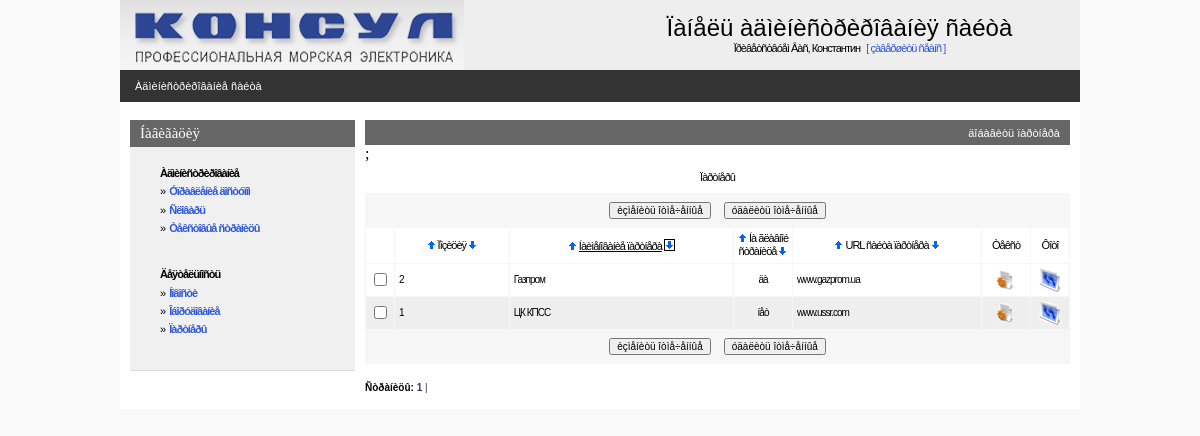
/admin/partnerpage.php (signed in), run on an earlier commit of the app's database.
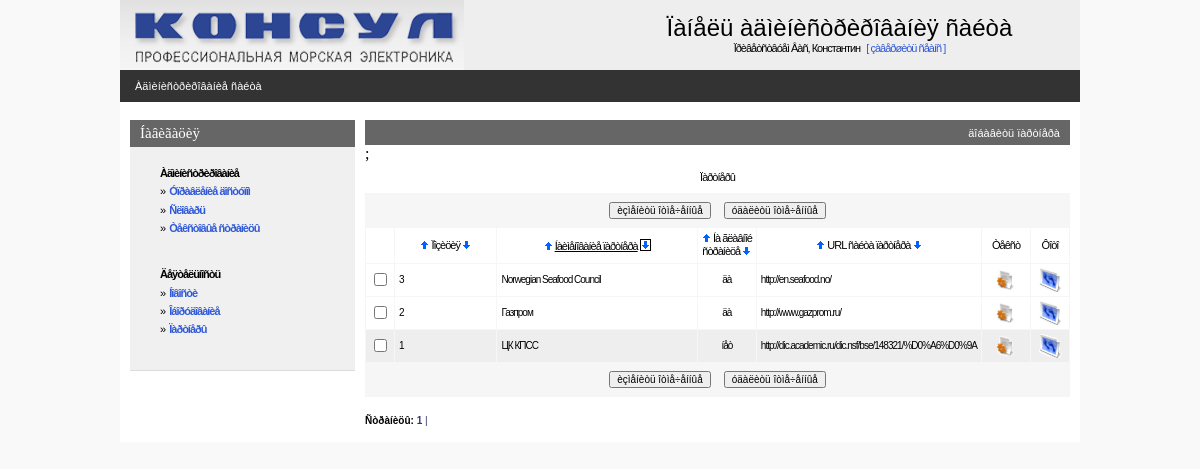
And on a later commit of the database.
### tables this page shows
CREATE TABLE IF NOT EXISTS `consul_partner` (
  `partner_code` int(11) NOT NULL AUTO_INCREMENT,
  `partner_pos` int(11) NOT NULL DEFAULT '0',
  `partner_onmain` int(1) NOT NULL DEFAULT '1',
  `page_code` int(11) NOT NULL DEFAULT '0',
  `partner_url` varchar(255) DEFAULT NULL,
  PRIMARY KEY (`partner_code`)
);

CREATE TABLE IF NOT EXISTS `consul_page` (
  `page_code` int(11) NOT NULL AUTO_INCREMENT,
  `page_name` varchar(255) NOT NULL,
  `page_active` tinyint(1) NOT NULL DEFAULT '0',
  `page_url` varchar(255) DEFAULT NULL,
  `page_type` varchar(10) NOT NULL DEFAULT 'static',
  PRIMARY KEY (`page_code`)
);

### admin/inc/session.php (called while the page is built, shortened)
<?php
   $REGUSER["code"]=$_SESSION["REGUSER"]["code"];
   $REGUSER["name"]=$_SESSION["REGUSER"]["name"];
   $REGUSER["login"]=$_SESSION["REGUSER"]["login"];
   $REGUSER["pass"]=$_SESSION["REGUSER"]["pass"];
   $REGUSER["email"]=$_SESSION["REGUSER"]["email"];
   $REGUSER["radmin"]=$_SESSION["REGUSER"]["radmin"];
   $REGUSER["rtext"]=$_SESSION["REGUSER"]["rtext"];
   $REGUSER["rnews"]=$_SESSION["REGUSER"]["rnews"];
   $REGUSER["requipment"]=$_SESSION["REGUSER"]["requipment"];
   $REGUSER["rpartner"]=$_SESSION["REGUSER"]["rpartner"];
?>

### admin/inc/connect.php (called while the page is built, shortened)
<?php
    $PHP_SELF=$_SERVER['PHP_SELF'];
?>

### admin/inc/const.php (called while the page is built, shortened)
<?php
    $PREFFIX="consul";
?>

### admin/partnerpage.php (the view, shortened to what this page needs)
<?php
include("inc/settings.php");
$per_page=30;
if(!($sortby)) $sortby='page_name'; else {$sortby=explode(" ",$sortby);$sortby=$sortby[0];}
if(!isset($sortdir)) {$sortdir="1";$realsortdir="ASC"; }
else
{
 if($sortdir==0) {$realsortdir="DESC";} else {$sortdir=1;$realsortdir="ASC";}
}
$mainquery="SELECT
				{$PREFFIX}_partner.partner_code,
				{$PREFFIX}_partner.partner_pos,
				{$PREFFIX}_partner.partner_url,
				{$PREFFIX}_page.page_code,
				{$PREFFIX}_page.page_name,
				{$PREFFIX}_partner.partner_onmain
			FROM
			{$PREFFIX}_partner
			INNER JOIN {$PREFFIX}_page ON {$PREFFIX}_partner.page_code = {$PREFFIX}_page.page_code
			order by $sortby $realsortdir";
?>
<? include ("inc/head.php"); ?>
<BODY>
<center>
<div class=mainbody>
<? include("inc/top.php");?>
<table Border=0 CellSpacing=0 CellPadding=0 width=100%>
  <tr><td class=pageline>
     <div class=wmiddletext><a href="main.php">Àäìèíèñòðèðîâàíèå ñàéòà</a> </div>
  </td></tr>
</table>
<table Border=0 CellSpacing=0 CellPadding=0 class=mainbody>
 <tr valign=top>
  <td width=10></td>
  <? include("inc/leftmenu.php"); ?>
  <td width=10></td>
  <td>
<?php
echo"<form name='data' action=$PHP_SELF method=POST>";
?>
<table class=grayhead Border=0 CellSpacing=0 CellPadding=0 >
 <tr class=normaltext>
  <td align=right class=wmiddletext><a class=submenu onclick="displayform(this,'äîáàâèòü ïàðòíåðà')">äîáàâèòü ïàðòíåðà</a></td>
 </tr>
</table>
<table Border=0 CellSpacing=0 class=pagebluetable CellPadding=0 >
<tr><td class=lmenutext height=30 bgcolor=#ffffff align="center"> Ïàðòíåðû </td></tr>;
</table>
<table Border=0 CellSpacing=0 class=pagebluetable CellPadding=0>
 <tr><td>
 <center>
 <table>
 <tr height=30 >
   <td><input type=button onClick=Send('U') value='èçìåíèòü îòìå÷åííûå' class=smalltext></td>
   <td width=5></td>
   <td><input type=button onClick=ConfirmSend('D') value='óäàëèòü îòìå÷åííûå'  class=smalltext></td>
 </tr>
 </table>
 </td></tr>
</table>
<center>
<table Border=0 CellSpacing=1 class=bluetable CellPadding=4 width=100%>
  <tr class=lmenutext height=20 align=center bgcolor=#ffffff>
    <td width=20>&nbsp;</td>
    <td><?=SortTitle("Ïîçèöèÿ","partner_pos",$sortby,$sortdir);?></td>
    <td><?=SortTitle("Íàèìåíîâàíèå ïàðòíåðà","page_name",$sortby,$sortdir);?></td>
    <td width="50"><?=SortTitle("Íà ãëàâíîé ñòðàíèöå","partner_onmain",$sortby,$sortdir);?></td>
    <td width="180"><?=SortTitle("URL ñàéòà ïàðòíåðà","partner_URL",$sortby,$sortdir);?></td>
     <td width=40>Òåêñò</td>
    <td width=30>Ôîòî</td>
<?php
$res=mysql_query ($mainquery) or die ("Íå ìîãó âûáðàòü ýëåìåíòû êàòàëîãà. Îøèáêà â çàïðîñå. <BR>".$mainquery);
$num_rows=mysql_num_rows($res);
  if($num_rows)
  {
      $page_quant=ceil($num_rows / $per_page);
      $start_pos=$curr_page*$per_page;
      if ($start_pos+$per_page<$num_rows) $end_pos=$start_pos+$per_page;
         else $end_pos=$num_rows;
      for ($x=$start_pos; $x<$end_pos; $x++)
      {
         list($partner_code,$partner_pos,$partner_url,$page_code, $page_name, $partner_onmain)=mysql_fetch_array($res);
         $checkname=$page_code;
         if($partner_onmain) {$partner_onmain="äà";$bg="#FFFFFF";} else {$partner_onmain="íåò";$bg="#EEEEEE";}
         echo"<tr class=edittabletext height=24 bgcolor=$bg>";
         echo"<TD width=20 align=center ><input type='checkbox' name=\"C#$checkname\" id=\"C#$checkname\"></TD>";
         echo"<TD align=left class=smalltext ondblclick='change_line(\"$checkname\",\"F#$checkname#partner_pos#string\");' id=\"F#$checkname#partner_pos#string\">".Show($partner_pos)."</TD>\n";
         echo"<TD align=left class=smalltext ondblclick='change_line(\"$checkname\",\"F#$checkname#page_name#string\");' id=\"F#$checkname#page_name#string\">".Show($page_name)."</TD>\n";
         echo"<TD class=smalltext align=center  ondblclick='change_yes_no(\"$checkname\",\"F#$checkname#partner_onmain#int\");' id=\"F#$checkname#partner_onmain#int\">".Show($partner_onmain)."</TD>\n";
         echo"<TD width=180 align=left  class=smalltext ondblclick='change_line(\"$checkname\",\"F#$checkname#partner_url#string\");' id=\"F#$checkname#partner_url#string\">".Show($partner_url)."</TD>\n";
         echo"<td align=center ><a href='editstatic.php?page_code=$page_code&page_name=$page_name'><img height='20' width='20' src='graph/edit.gif' border=0 title='Òåêñò ñòðàíèöû'></a></td>";
         echo"<td><center><a href=\"picture.php?back=statlist&icon=250&page_code=$page_code\"><img height='24' width='24' src='graph/photo.gif' border=0 alt='Ôîòîãàëåðåÿ ' title='Ôîòîãàëåðåÿ'></a></td>";
         echo"</TR>\n";
    }
  }
?>
</center>
<table Border=0 CellSpacing=0 class=pagebluetable CellPadding=0 width=95%>
 <tr><td>
 <center>
 <table>
 <tr height=30 >
   <td><input type=button onClick=Send('U') value='èçìåíèòü îòìå÷åííûå' class=smalltext></td>
   <td width=5></td>
   <td><input type=button onClick=ConfirmSend('D') value='óäàëèòü îòìå÷åííûå'  class=smalltext></td>
 </tr>
 </table>
 </td></tr>
</table>
<br>
<?php
echo"<div align=left class=smalltext><b>Ñòðàíèöû:</b>  ";
for ($i=1;$i<$page_quant+1;$i++)
 {
   $y=$i-1;
   if ($curr_page==$y) {$t1="<b>";$t2="</b>";} else {$t1="";$t2="";}
   echo"<a class=blue href=$PHP_SELF?curr_page=$y&sortby=$sortby&sortdir=$sortdir>$t1 $i $t2|</a>&nbsp";
 }
echo"</div>";
?>
    <td width=10></td>
</BODY>
</HTML>

### admin/inc/head.php (shortened to what this page needs)
<HTML>
<HEAD>
   <LINK REL=stylesheet HREF="css/styles.css" TYPE="text/css">
</HEAD>

### admin/inc/top.php (shortened to what this page needs)
<table Border=0 CellSpacing=0 CellPadding=0 width=100%>
 <tr  style="padding:10px;" bgcolor=#eeeeee>
    <td><img src="../img/logo.gif" border=0></td>
    <td align=center>
       <h1>Ïàíåëü àäìèíèñòðèðîâàíèÿ ñàéòà</h1>
       <span class=lmenupart>Ïðèâåòñòâóåì Âàñ, <?=$REGUSER["name"]?> <a class=lmenupart href="index.php?op=out"> &nbsp;&nbsp;[&nbsp;çàâåðøèòü ñåàíñ&nbsp;]</a></span>
    </td>
 </tr>
</table>

### admin/inc/leftmenu.php (shortened to what this page needs)
<td class=leftpanel>
<table CellSpacing=0 CellPadding=0>
<tr><td class=bluehead><h4>Íàâèãàöèÿ</h4><td></tr>
<tr><td class=blueblock>
<div style="margin-left:20px">
<?php
if( isAllowed("radmin")||isAllowed(rtext))
{
echo"<p><div class=lmenupart><b>Àäìèíèñòðèðîâàíèå</b></div>";
if( isAllowed("radmin"))
		echo"<div class=lmenupart>&#187;&nbsp; <b><a href=\"admin.php\">Óïðàâëåíèå äîñòóïîì</a></b></div>";
if( isAllowed("rtext"))
  {
    echo"<div class=lmenupart>&#187;&nbsp; <b><a href=\"dict.php\">Ñëîâàðü</a></b></div>";
    echo"<div class=lmenupart>&#187;&nbsp; <b><a href=\"textpage.php\">Òåêñòîâûå ñòðàíèöû</a></b></div>";
  }
}
if(isAllowed(("rnews")) || (isAllowed("requipment")) || (isAllowed("rpartner")))
{
	echo "<br><p><div class=lmenupart><b>Äåÿòåëüíîñòü</b></div>";
	if (isAllowed("rnews")) echo"<div class=lmenupart>&#187;&nbsp; <b><a href=\"newspage.php\"> Íîâîñòè </a></b></div>";
	if (isAllowed("requipment")) echo"<div class=lmenupart>&#187;&nbsp; <b><a href=\"catalogpage.php\">Îáîðóäîâàíèå</a></b></div>";
	if (isAllowed("rpartner")) echo"<div class=lmenupart>&#187;&nbsp; <b><a href=\"partnerpage.php\">Ïàðòíåðû</a></b></div>";
}
?>
</div>
<br>
<td></tr>
</table>
  <td>

### admin/inc/functions.php (shortened to what this page needs)
<?php
function Show($val)
{    if (trim($val)=="") return "&nbsp"; else return $val; }
function SortTitle($title,$fieldname,$sortby,$sortdir)
{
  $baseurl=preg_replace("/&sortby=.*/i","",$_SERVER['REQUEST_URI']);
  $baseurl=preg_replace("/&sortdir=[0|1]/i","",$baseurl);
  if(!strpos($baseurl,"?")) $baseurl.="?a=1";
  if($fieldname==$sortby)
  {
       $t1="<u>";$t2="</u>";
       if($sortdir==1) $c1="border=1";else $c1="border=0";
       if($sortdir==0) $c0="border=1";else $c0="border=0";
  }
  else { $t1=$t2=""; $c1=$c0="border=0"; }
  return "<a href=\"$baseurl&sortby=$fieldname&sortdir=0\" ><img class=\"arr\" title=\"ñîðòèðîâàòü ïî âîçðàñòàíèþ\" alt=\"ñîðòèðîâàòü ïî âîçðàñòàíèþ\" src=\"graph/uarr.gif\" width=9 height=10 $c0></a>&nbsp;{$t1}$title{$t2}&nbsp;<a href=\"$baseurl&sortby=$fieldname&sortdir=1\"><img class=\"arr\" title=\"ñîðòèðîâàòü ïî óáûâàíèþ\" alt=\"ñîðòèðîâàòü ïî óáûâàíèþ\" src=\"graph/darr.gif\" width=9 height=10 $c1 ></a></div>";
}
function isAllowed($right)
{
    global $PREFFIX,$REGUSER;
    return ($REGUSER[$right]);
}
?>

### admin/css/styles.css (style rules this page uses)
body { padding:0px; margin:0px; background-color:#f9f9f9; }
a { text-decoration : none; color: #3059D6; }
img { border-color: #000000; }
.mainbody { width:960px; background-color:#ffffff; }
.pageline { height:32px; background-color:#333333; padding-left:15px; }
.grayhead { width:100%; height:25px; padding-left:10px; padding-right:10px; background-color:#666666; }
.pagebluetable { width:100%; background-color:#f6f6f6; }
.bluetable { background-color:#f6f6f6; }
.leftpanel { width:225px; font-size:8px; }
.lmenupart { text-decoration:none; letter-spacing: -1px; line-height:10pt; margin-bottom:5px; font-size:11px; font-family: Verdana,Arial,Helvetica,Sans-serif,Tahoma,Pragmatica; }
.lmenutext { text-decoration:none; letter-spacing: -1px; line-height:10pt; margin-left:10px; margin-right:10px; margin-top:3px; margin-bottom:3px; font-size:11px; font-family: Verdana,Arial,Helvetica,Sans-serif,Tahoma,Pragmatica; }
.edittabletext { color:#666666; text-decoration:none; letter-spacing: -1px; line-height:12pt; font-size:11px; font-family: Verdana,Arial,Helvetica,Sans-serif,Tahoma,Pragmatica; }
.bluehead { width:220px; height:27px; padding-left:10px; background-color:#666666; }
.blueblock { width:220px; padding:10px; background-color:#f0f0f0; border-bottom: 1px solid #DCDCDD; }
H1 { text-decoration:none; font-weight:normal; padding:0; margin:0; font-family: Arial, Verdana; font-size : 24px; }
H4 { text-decoration:none; font-weight:normal; color:#ffffff; padding:0; margin:0; font-family: Verdana; font-size : 15px; }
.submenu { cursor:hand;cursor:pointer; }
p { text-decoration:none; padding:0; margin-top:10px; margin-bottom:0px; }
.normaltext { text-decoration:none; color:#000066; font-family:Verdana, Tahoma, Arial, Helvetica, Sans-serif, Pragmatica; font-size:12px; }
.smalltext { text-decoration:none; color:#000000; font-family:Verdana, Tahoma, Arial, Helvetica, Sans-serif, Pragmatica; font-size:10px; }
.wmiddletext { text-decoration:none; color:#ffffff; font-family:Verdana, Tahoma, Arial, Helvetica, Sans-serif, Pragmatica; font-size:11px; }
.wmiddletext a { text-decoration:none; color:#ffffff; }
.blue { color: #333366; }
.arr { position:relative;top:1px; }

What changed in the data, as far as the page shows it:
added consul_partner: partner_pos "3", consul_page.page_name "Norwegian Seafood Council", partner_onmain "äà", partner_url "http://en.seafood.no/"
changed consul_partner "Газпром": partner_url "www.gazprom.ua" → "http://www.gazprom.ru/"
changed consul_partner "íåò": partner_url "www.ussr.com" → "http://dic.academic.ru/dic.nsf/bse/148321/%D0%A6%D0%9A"
